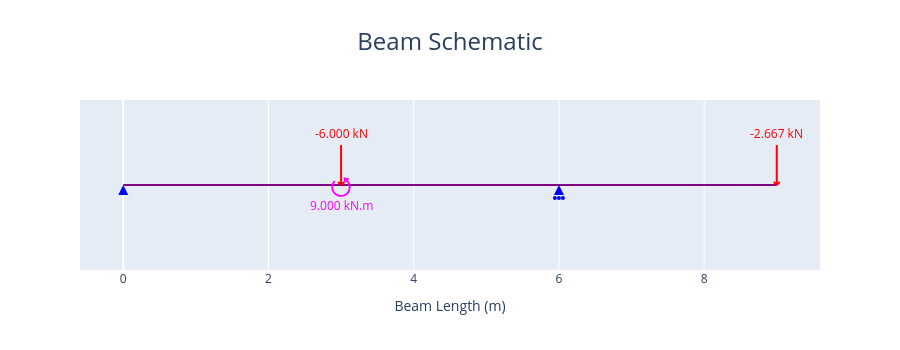

Notebook code cell kept with this figure:
### Code cell
fig = beam_1.plot_beam_diagram()
fig.show()

### Figure 1 — Plotly figure (JSON) as saved in the notebook; plotly's stock layout.template omitted (floating-point values rounded to 4 significant figures)
{"data": [{"hoverinfo": "skip", "hovertemplate": "%{x} %{meta[0]}", "line": {"color": "purple", "width": 2}, "meta": ["m"], "mode": "lines", "name": "Beam_", "type": "scatter", "x": [0, 9], "y": [0, 0]}, {"hoverinfo": "skip", "hovertemplate": "x: %{x:.3f} %{meta[1]}<br>Fixed: %{meta[0]}", "marker": {"color": "blue", "size": 10, "symbol": "triangle-up"}, "meta": ["[1, 1, 0]", "m"], "mode": "markers", "name": "Support", "opacity": 0, "showlegend": false, "type": "scatter", "x": [0], "y": [0]}, {"fill": "toself", "hoverinfo": "skip", "marker": {"color": "blue", "size": 10, "symbol": "arrow-up"}, "mode": "markers", "name": "Support", "showlegend": false, "type": "scatter", "x": [0], "y": [0]}, {"hoverinfo": "skip", "hovertemplate": "x: %{x:.3f} %{meta[1]}<br>Fixed: %{meta[0]}", "marker": {"color": "blue", "size": 10, "symbol": "triangle-up"}, "meta": ["[0, 1, 0]", "m"], "mode": "markers", "name": "Support", "opacity": 0, "showlegend": false, "type": "scatter", "x": [6], "y": [0]}, {"fill": "toself", "hoverinfo": "skip", "marker": {"color": "blue", "size": 10, "symbol": "arrow-up"}, "mode": "markers", "name": "Support", "showlegend": false, "type": "scatter", "x": [6], "y": [0]}, {"hoverinfo": "skip", "hovertemplate": "x: %{meta[1]:.3f} %{meta[2]}<br>Force: %{meta[0]:.3f} %{meta[3]}            <br>Angle: %{meta[5]:.3f} deg", "marker": {"color": "red", "size": 10, "symbol": "triangle-up"}, "meta": [-6, 3, "m", "kN", "kN.m", 90], "mode": "markers", "name": "Point<br>Load", "opacity": 0, "showlegend": false, "type": "scatter", "x": [3], "y": [0]}, {"hoverinfo": "skip", "hovertemplate": "x: %{meta[1]:.3f} %{meta[2]}<br>Moment: %{meta[0]:.3f} %{meta[4]}", "marker": {"color": "magenta", "size": 10, "symbol": "triangle-up"}, "meta": [9, 3, "m", "kN", "kN.m"], "mode": "markers", "name": "Point<br>Torque", "opacity": 0, "showlegend": false, "type": "scatter", "x": [3], "y": [0]}, {"hoverinfo": "skip", "hovertemplate": "x: %{meta[1]:.3f} %{meta[2]}<br>Force: %{meta[0]:.3f} %{meta[3]}            <br>Angle: %{meta[5]:.3f} deg", "marker": {"color": "red", "size": 10, "symbol": "triangle-up"}, "meta": [-2.667, 9, "m", "kN", "kN.m", 90], "mode": "markers", "name": "Point<br>Load", "opacity": 0, "showlegend": false, "type": "scatter", "x": [9], "y": [0]}], "layout": {"annotations": [{"font": {"color": "red"}, "showarrow": false, "text": "-6.000 kN", "x": 3, "xref": "x", "xshift": 0, "y": 0, "yref": "y", "yshift": 52}, {"font": {"color": "magenta", "size": 26}, "showarrow": false, "text": "⭯", "x": 3, "y": 0, "yshift": 0}, {"font": {"color": "magenta"}, "showarrow": false, "text": "9.000 kN.m", "x": 3, "xref": "x", "y": 0, "yref": "y", "yshift": -20}, {"font": {"color": "red"}, "showarrow": false, "text": "-2.667 kN", "x": 9, "xref": "x", "xshift": 0, "y": 0, "yref": "y", "yshift": 52}], "height": 350, "hovermode": "x", "shapes": [{"fillcolor": "blue", "line": {"color": "blue"}, "type": "circle", "x0": -1, "x1": 1, "xanchor": 6, "xref": "x", "xsizemode": "pixel", "y0": -14, "y1": -12, "yanchor": 0, "yref": "y", "ysizemode": "pixel"}, {"fillcolor": "blue", "line": {"color": "blue"}, "type": "circle", "x0": -5, "x1": -3, "xanchor": 6, "xref": "x", "xsizemode": "pixel", "y0": -14, "y1": -12, "yanchor": 0, "yref": "y", "ysizemode": "pixel"}, {"fillcolor": "blue", "line": {"color": "blue"}, "type": "circle", "x0": 3, "x1": 5, "xanchor": 6, "xref": "x", "xsizemode": "pixel", "y0": -14, "y1": -12, "yanchor": 0, "yref": "y", "ysizemode": "pixel"}, {"line": {"color": "red", "width": 2}, "type": "line", "x0": 0, "x1": -3, "xanchor": 3, "xref": "x", "xsizemode": "pixel", "y0": 0, "y1": 3, "yanchor": 0, "yref": "y", "ysizemode": "pixel"}, {"line": {"color": "red", "width": 2}, "type": "line", "x0": 0, "x1": 3, "xanchor": 3, "xref": "x", "xsizemode": "pixel", "y0": 0, "y1": 3, "yanchor": 0, "yref": "y", "ysizemode": "pixel"}, {"line": {"color": "red", "width": 2}, "type": "line", "x0": 0, "x1": 0, "xanchor": 3, "xref": "x", "xsizemode": "pixel", "y0": 0, "y1": 40, "yanchor": 0, "yref": "y", "ysizemode": "pixel"}, {"line": {"color": "red", "width": 2}, "type": "line", "x0": 0, "x1": -3, "xanchor": 9, "xref": "x", "xsizemode": "pixel", "y0": 0, "y1": 3, "yanchor": 0, "yref": "y", "ysizemode": "pixel"}, {"line": {"color": "red", "width": 2}, "type": "line", "x0": 0, "x1": 3, "xanchor": 9, "xref": "x", "xsizemode": "pixel", "y0": 0, "y1": 3, "yanchor": 0, "yref": "y", "ysizemode": "pixel"}, {"line": {"color": "red", "width": 2}, "type": "line", "x0": 0, "x1": 0, "xanchor": 9, "xref": "x", "xsizemode": "pixel", "y0": 0, "y1": 40, "yanchor": 0, "yref": "y", "ysizemode": "pixel"}], "showlegend": false, "title": {"font": {"size": 24}, "text": "Beam Schematic", "x": 0.5}, "xaxis": {"title": {"text": "Beam Length (m)"}}, "yaxis": {"fixedrange": true, "range": [-3, 3], "visible": false}}}
